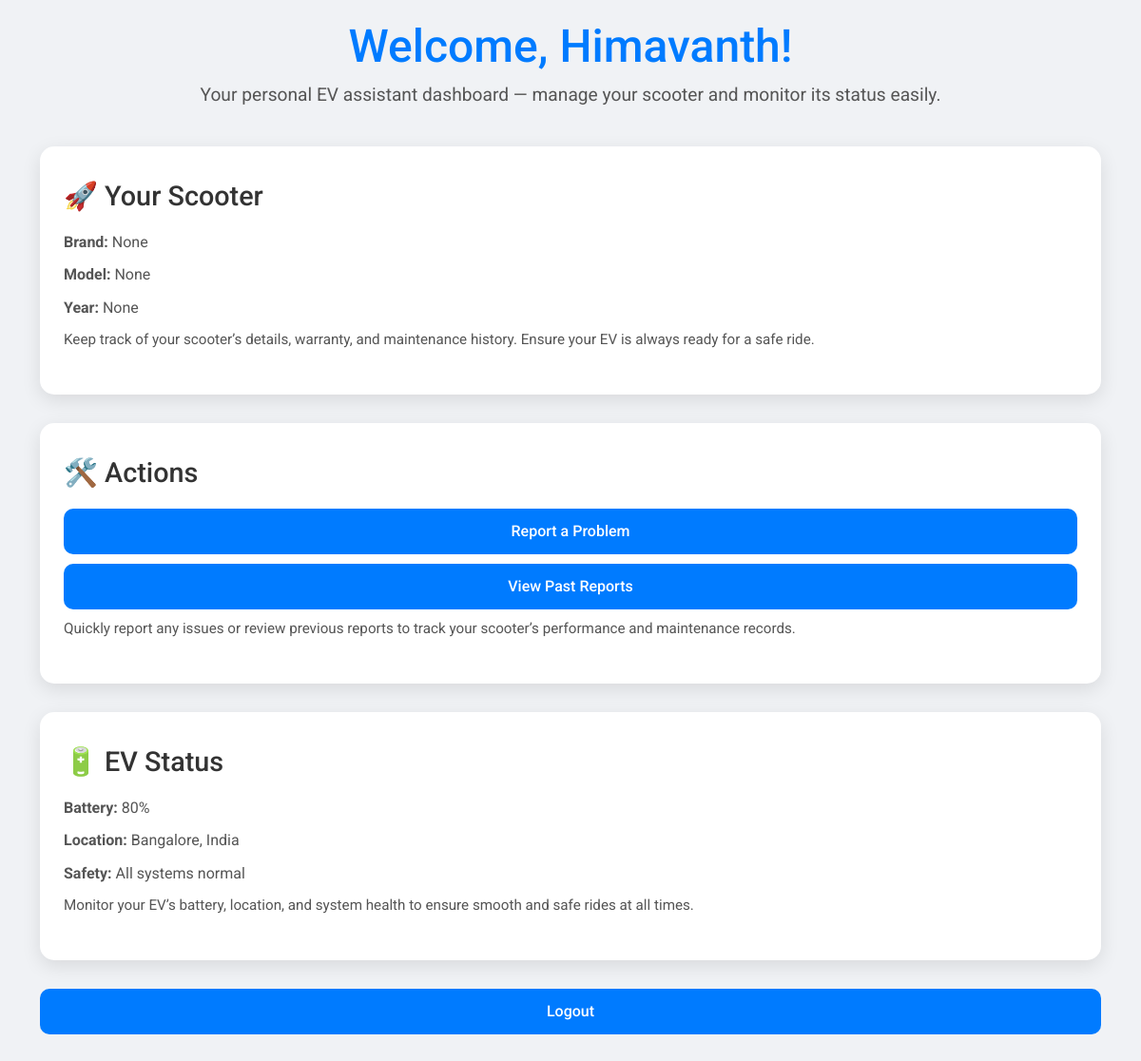
The app's page /myapp/dashboard/ (signed in) with its own data.
### myapp/models.py (models this page shows, shortened)
class CustomUser(AbstractUser):
    email = models.EmailField(unique=True)
    scooter_brand = models.ForeignKey(Brand, on_delete=models.SET_NULL, null=True, blank=True)
    scooter_model = models.ForeignKey(Model, on_delete=models.SET_NULL, null=True, blank=True)
    scooter_year = models.IntegerField(blank=True, null=True)

### myapp/views.py (the view)
# urls.py: path("dashboard/", views.dashboard, name="dashboard"),
@login_required
def dashboard(request):
    return render(request, "dashboard.html")

### myapp/templates/dashboard.html (shortened to what this page needs)
{% load static %}
<!DOCTYPE html>
<html lang="en">
<head>
  <link href="https://cdn.jsdelivr.net/npm/bootstrap@5.3.3/dist/css/bootstrap.min.css" rel="stylesheet">
</head>
<body>
  <div class="welcome">
    <h1>Welcome, {{ user.username }}!</h1>
    <p>Your personal EV assistant dashboard — manage your scooter and monitor its status easily.</p>
  </div>
  <div class="container">
    <div class="card-custom">
      <h2>🚀 Your Scooter</h2>
      <p><strong>Brand:</strong> {{ user.scooter_brand }}</p>
      <p><strong>Model:</strong> {{ user.scooter_model }}</p>
      <p><strong>Year:</strong> {{ user.scooter_year }}</p>
      <p class="card-description">
        Keep track of your scooter’s details, warranty, and maintenance history. Ensure your EV is always ready for a safe ride.
      </p>
    </div>
    <div class="card-custom">
      <h2>🛠️ Actions</h2>
      <a href="{% url 'report_problem' %}" class="btn-custom">Report a Problem</a>
      <a href="{% url 'past_reports' %}" class="btn-custom">View Past Reports</a>
      <p class="card-description">
        Quickly report any issues or review previous reports to track your scooter’s performance and maintenance records.
      </p>
    </div>
    <div class="card-custom">
      <h2>🔋 EV Status</h2>
      <p><strong>Battery:</strong> 80% </p>
      <p><strong>Location:</strong> Bangalore, India </p>
      <p><strong>Safety:</strong> All systems normal </p>
      <p class="card-description">
        Monitor your EV’s battery, location, and system health to ensure smooth and safe rides at all times.
      </p>
    </div>
    <div class="text-center mt-4">
      <a href="{% url 'logout' %}" class="btn-custom">Logout</a>
    </div>
  </div>
</body>
</html>

### myapp/templates/dashboard.html (style rules this page uses)
body { font-family: 'Roboto', sans-serif; background: #f0f2f5; padding: 20px; }
.welcome { text-align: center; margin-bottom: 40px; }
.welcome h1 { font-size: 3rem; color: #007BFF; animation: fadeIn 1.5s ease-in-out; }
.welcome p { font-size: 1.2rem; color: #555; }
.card-custom { background: #fff; border-radius: 15px; box-shadow: 0 6px 20px rgba(0,0,0,0.1); padding: 35px 25px; margin-bottom: 30px; transition: transform 0.3s, box-shadow 0.3s; }
.card-custom h2 { font-size: 1.8rem; margin-bottom: 20px; color: #333; }
.card-custom p { margin-bottom: 12px; color: #555; line-height: 1.4; }
.btn-custom { display: inline-block; padding: 12px 25px; border-radius: 10px; background-color: #007BFF; color: #fff; text-decoration: none; font-weight: 500; transition: background 0.3s; width: 100%; text-align: center; margin-bottom: 10px; }
.card-description { font-size: 0.95rem; color: #666; }

### records on screen
CustomUser: username "Himavanth", scooter_brand "None", scooter_model "None", scooter_year "None"
